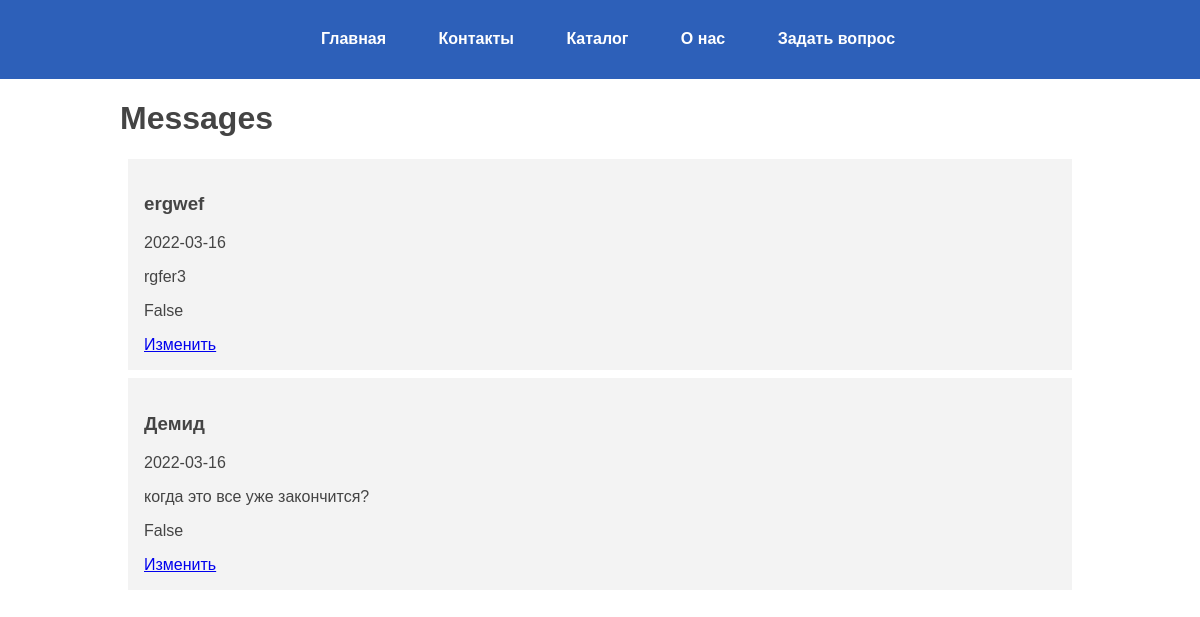
Page /show-questions on the earlier database version.
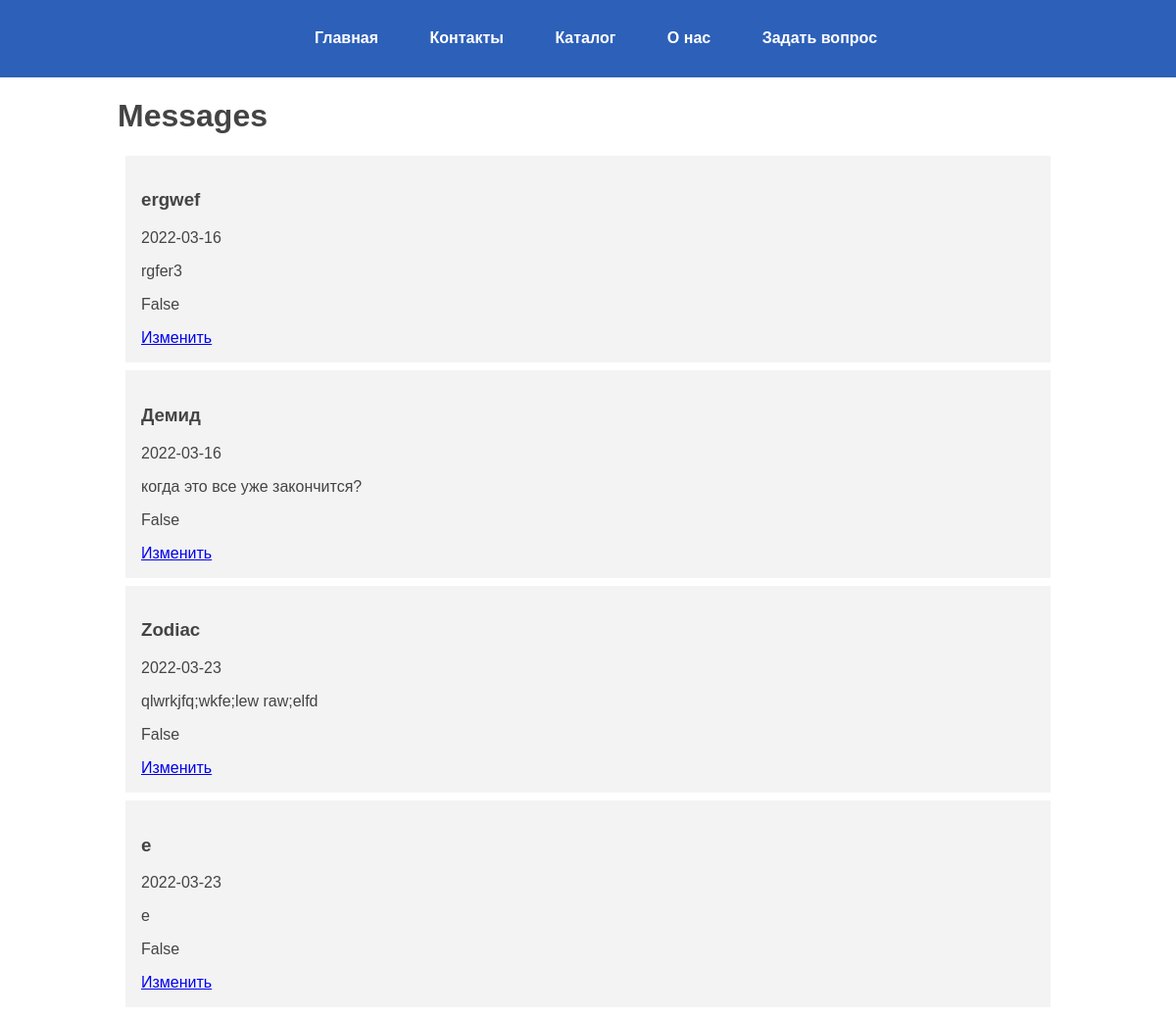
Same page on the later database version.
### models.py (models this page shows)
class Questions(db.Model):
    id = db.Column(db.Integer, primary_key=True)
    username = db.Column(db.String(50), nullable=False)
    phone = db.Column(db.String(50), nullable=False)
    message = db.Column(db.String(1000), nullable=False)
    created_at = db.Column(db.Date, default=datetime.now())
    status = db.Column(db.Boolean, default=False)

### routes.py (the view)
@app.route('/show-questions')
def show_questions():
    questions = Questions.query.order_by(Questions.created_at).all()  # достать все вопросы из БД сортируя по дате
    return render_template('show_questions.html', items=questions)

### templates/show_questions.html
{% extends 'base.html' %}
{% block content %}
    <h1>Messages</h1>
    {% for question in items %}
        <div class="message">
            <h3>{{ question.username }}</h3>
            <p class="date">{{ question.created_at }}</p>
            <p>{{ question.message }}</p>
            <p class="status">{{ question.status }}</p>
            <a href="/show-quest/update/{{ question.id }}" class="btn">Изменить</a>
        </div>
    {% endfor %}
{% endblock %}

### templates/base.html (shortened to what this page needs)
<!DOCTYPE html>
<html lang="en">
<head>
    <link rel="stylesheet" href="{{ url_for('static',
            filename='css/main.css') }}">
</head>
<body>
<header class="site-header">
    <ul class="main-menu">
        <li><a href="{{ url_for('index') }}">Главная</a></li>
        <li><a href="{{ url_for('contacts') }}">Контакты</a></li>
        <li><a href="{{ url_for('catalog') }}">Каталог</a></li>
        <li><a href="{{ url_for('about_us') }}">О нас</a></li>
        <li><a href="{{ url_for('send_question') }}">Задать вопрос</a></li>
    </ul>
</header>
<div class="container">
    {% block content %}{% endblock %}
</div>
</body>
</html>

### static/css/main.css (style rules this page uses)
body { margin: 0; padding: 0; font-family: sans-serif; color: #444; box-sizing: border-box; }
.container { width: 80%; max-width: 1200px; margin: 0 auto; }
.site-header { padding: 0.15em; margin: 0; background: #2d60b9; }
.main-menu { text-align: center; }
.main-menu li { display: inline-block; margin-right: 1.5em; border-radius: 2.5em; padding: 0.5em; transition: all 0.5s ease-in-out; }
.main-menu a { display: block; padding: 0.25em; color: #fff; font-weight: bold; text-decoration: none; }
.message { padding: 1em; margin: 0.5em; background: #f3f3f3; }

Differences in the rows shown:
added Questions: username "Zodiac", created_at "2022-03-23", message "qlwrkjfq;wkfe;lew raw;elfd", status "False"
added Questions: username "e", created_at "2022-03-23", message "e", status "False"
